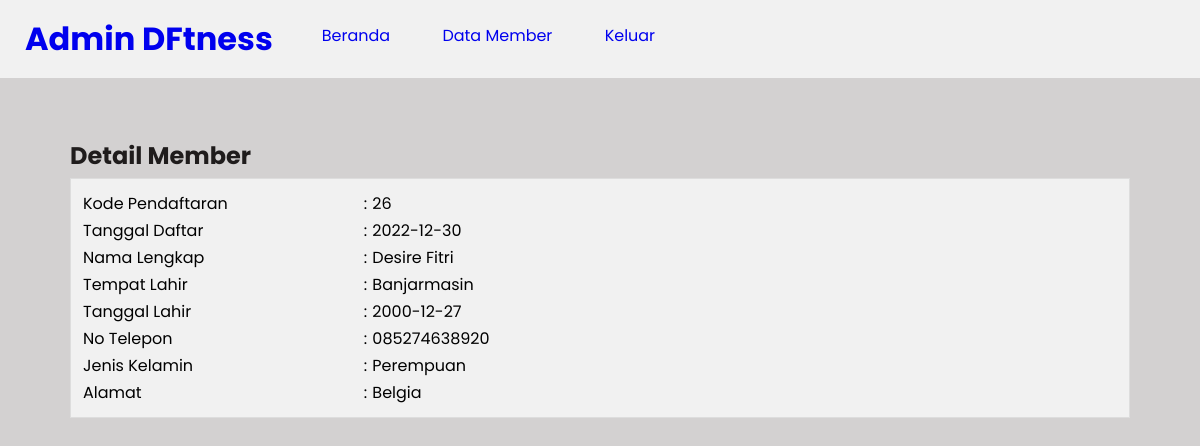
The page /detail-member.php?id=26 on the database its author committed.
### tables this page shows
CREATE TABLE `tb_pendaftaran` (
  `id_pendaftaran` int(11) NOT NULL,
  `tgl_daftar` date NOT NULL DEFAULT current_timestamp(),
  `nm_member` varchar(50) NOT NULL,
  `tmp_lahir` varchar(50) NOT NULL,
  `tgl_lahir` date NOT NULL,
  `no_tlp` varchar(15) NOT NULL,
  `jk` enum('Laki-laki','Perempuan') NOT NULL,
  `alamat` text NOT NULL,
  `username` varchar(50) NOT NULL,
  `password` varchar(50) NOT NULL
);

### detail-member.php (the view, shortened to what this page needs)
<?php
    include ("koneksi.php");
    $peserta = mysqli_query($conn, "SELECT * FROM tb_pendaftaran WHERE id_pendaftaran = '".$_GET['id']."'");
    $p = mysqli_fetch_object($peserta)
?>
<!DOCTYPE html>
<html>
<head>
    <link rel="stylesheet" type="text/css" href="css/style.css">
</head>
<body>
    <header>
        <h1><a href="beranda.php">Admin DFtness</h1>
        <ul>
            <li><a href="beranda.php">Beranda</a></li>
            <li><a href="data-peserta.php">Data Member</a></li>
            <li><a href="keluar.php">Keluar</a></li>
        </ul>
    </header>
    <section class="content">
        <h2>Detail Member</h2>
        <div class="box">
        <table class= "table-data">
            <tr>
                <td>Kode Pendaftaran</td>
                <td>:</td>
                <td><?php echo $p->id_pendaftaran ?></td>
            </tr>
            <tr>
                <td>Tanggal Daftar</td>
                <td>:</td>
                <td><?php echo $p->tgl_daftar ?></td>
            </tr>
            <tr>
                <td>Nama Lengkap</td>
                <td>:</td>
                <td><?php echo $p->nm_member ?></td>
            </tr>
            <tr>
                <td>Tempat Lahir</td>
                <td>:</td>
                <td><?php echo $p->tmp_lahir ?></td>
            </tr>
            <tr>
                <td>Tanggal Lahir</td>
                <td>:</td>
                <td><?php echo $p->tgl_lahir ?></td>
            </tr>
            <tr>
                <td>No Telepon</td>
                <td>:</td>
                <td><?php echo $p->no_tlp ?></td>
            </tr>
            <tr>
                <td>Jenis Kelamin</td>
                <td>:</td>
                <td><?php echo $p->jk ?></td>
            </tr>
            <tr>
                <td>Alamat</td>
                <td>:</td>
                <td><?php echo $p->alamat ?></td>
            </tr>
        </table>
        </div>
    </section>
</body>
</html>

### css/style.css (style rules this page uses)
* { margin:0; padding:0; font-family: 'Poppins', sans-serif; }
body { background-color: rgb(211, 209, 209); color: rgb(31, 28, 28); }
.box { color: black; background-color: #f1f1f1; border: 1px solid #ddd; padding: 10px; box-sizing: border-box; margin: 5px 0 25px; }
.table-data { width: 50%; }
header { background-color: #f1f1f1; }
header::after { content: ''; display: block; clear: both; }
header h1 { padding: 15px 25px; display: inline-block; float: left; }
header ul { float: left; }
header ul li { padding: 23px 24px; display: inline-block; }
a { text-decoration: none; }
.content { width: 90%; padding: 10px; box-sizing: border-box; margin: 50px auto; }

### rows shown on the page
tb_pendaftaran: id_pendaftaran "26", tgl_daftar "2022-12-30", nm_member "Desire Fitri", tmp_lahir "Banjarmasin", tgl_lahir "2000-12-27", no_tlp "085274638920", jk "Perempuan", alamat "Belgia"
